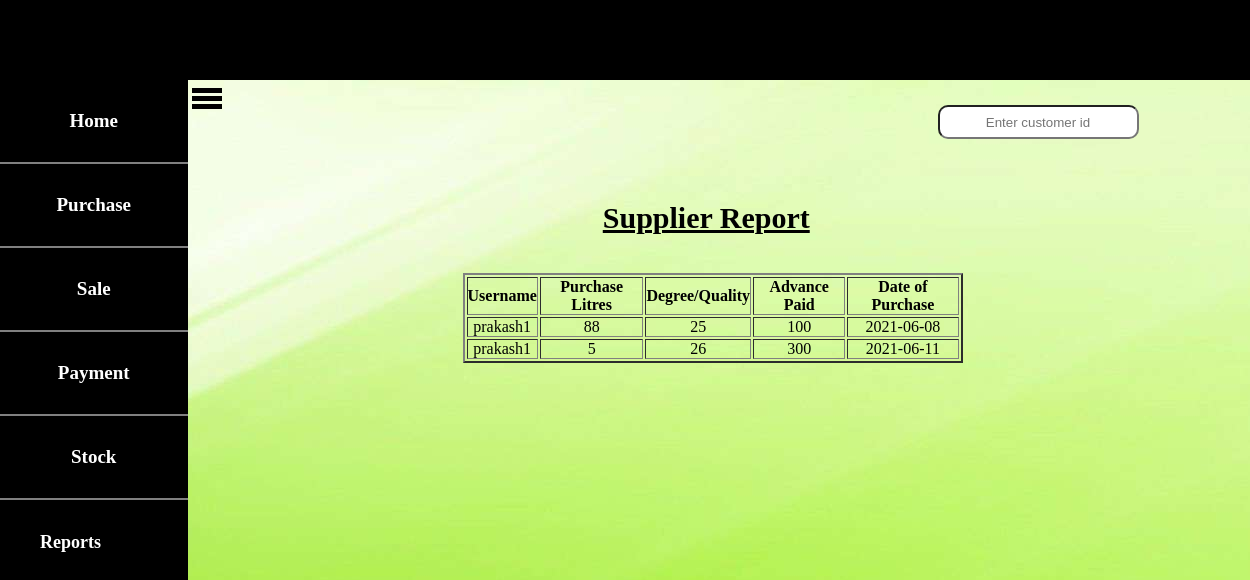
The app's page /supplierreport.php with its own data.
### tables this page shows
CREATE TABLE `purchase` (
  `username` varchar(15) NOT NULL,
  `litre` int(10) NOT NULL,
  `degree` int(10) NOT NULL,
  `advance` int(10) NOT NULL,
  `date` date NOT NULL
);

### supplierreport.php (the view, shortened to what this page needs)
<!DOCTYPE html>
<html>
<head>
    <link rel="stylesheet" type="text/css" href="css/submit.css">
</head>
<body style="background-image: url(images/66773.jpg);">
	<table border="2" style="width: 40%;text-align: center;margin-top: 3%;margin-left: 37%;">
		<tr style="height: 35px">
             <th> Username </th>
             <th> Purchase Litres </th>
             <th> Degree/Quality </th>
             <th> Advance Paid </th>
             <th> Date of Purchase </th>
		</tr>
<?php
include "includes/headeremp.php";
include "navemp.php";
?>
<form action="" method="POST">
<input type="text" name="searcht" id="myText" placeholder="Enter customer id" style="text-align: center;margin-top: 2%;margin-left: 75%;padding: 10px;height: 10px;border-radius: 10px;">&nbsp
<button name="search" class="su">Search</button>
</form>
<p style="text-align: center;font-size: 30px;margin-top: 2%;margin-left: 13%"><b><u>Supplier Report</u></b></p>
<?php
$conn=mysqli_connect("localhost","root","","milkcompany") or die("connection failed");
if(isset($_POST['search']))
{
	$id=$_POST['searcht'];
	$query="select * from purchase where username='$id'";
	$query_run=mysqli_query($conn,$query);
		while ($row=mysqli_fetch_array($query_run))
		{
			echo "
			<tr>
			<td>".$row['username']."</td>
			<td>".$row['litre']."</td>
			<td>".$row['degree']."</td>
			<td>".$row['advance']."</td>
			<td> ".$row['date']." </td>
			</tr>";
		}
}
elseif(empty($_POST['search']))
{
	$conn=mysqli_connect("localhost","root","","milkcompany") or die("connection failed");
	$query="select * from purchase";
	$data=mysqli_query($conn,$query);
	$total=mysqli_num_rows($data);
	if($total!=0)
	{
		while ($result=mysqli_fetch_assoc($data))
		{
			echo "
			<tr>
			<td>".$result['username']."</td>
			<td>".$result['litre']."</td>
			<td>".$result['degree']."</td>
			<td>".$result['advance']."</td>
			<td> ".$result['date']." </td>
			</tr>";
		}
	}
}
else
{
	echo "no records found";
}
?>
</table>
</body>
</html>

### css/submit.css (style rules this page uses)
.su { padding: 10px 30px; font-size: 15px; cursor: pointer; background:linear-gradient(to right,#228B22,lime); border:0; outline: none; border-radius: 35px; color: black; font-weight: bold; }

### css/style2.css (style rules this page uses)
* { margin: 0; padding: 0; }

### records on screen
purchase: username "prakash1", litre "88", degree "25", advance "100", date "2021-06-08"
purchase: username "prakash1", litre "5", degree "26", advance "300", date "2021-06-11"
